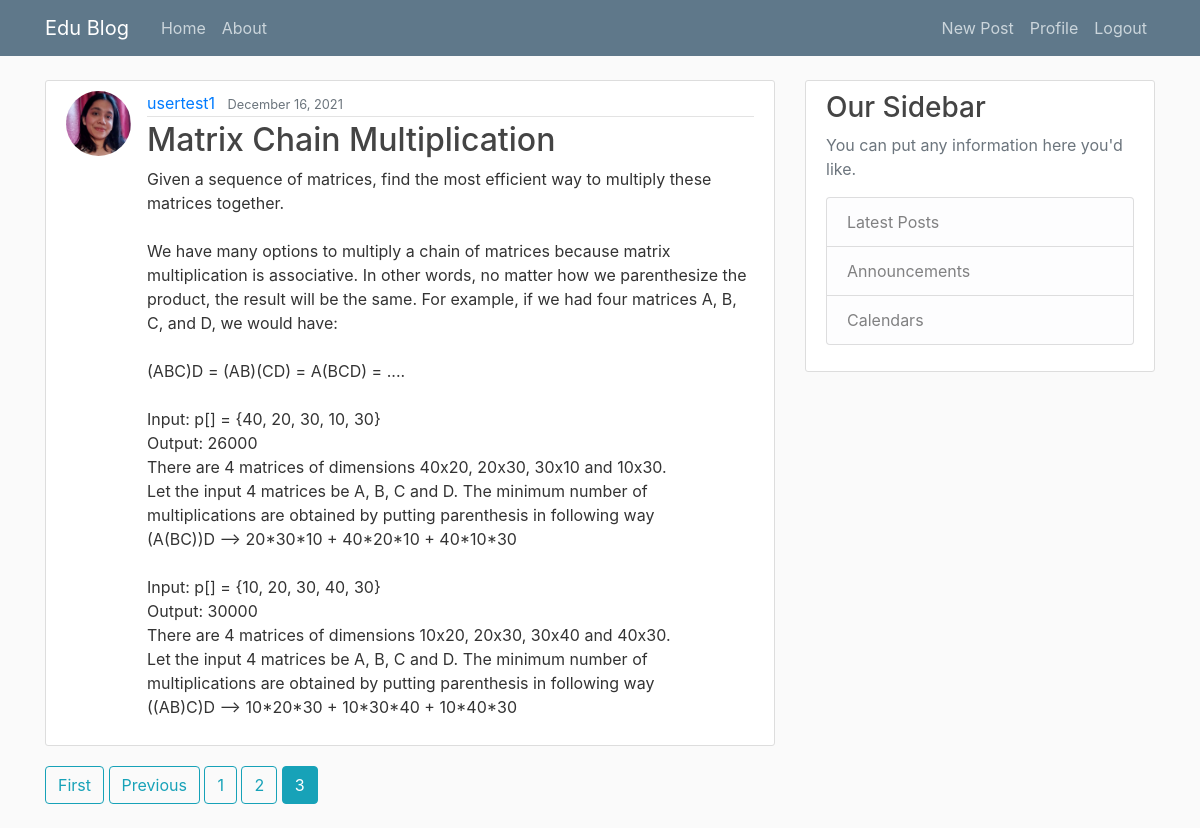
Page /blog/?page=3 (signed in) on the committed database.
### blog/models.py (models this page shows, shortened)
class Post(models.Model):
    title=models.CharField(max_length=100)
    content=models.TextField()
    date_posted=models.DateTimeField(default= timezone.now) #add is for when created, so it can never be updates, to keep it to posted just do auto_now
    author= models.ForeignKey(User, on_delete= models.CASCADE)

### users/models.py (models this page shows, shortened)
class Profile(models.Model):
    user=models.OneToOneField(User,on_delete=models.CASCADE)
    image=models.ImageField(default='default.jpg', upload_to='profile_pics')

### blog/views.py (the view)
# urls.py: path('',PostListView.as_view(),name='blog-home'),
class PostListView(ListView):
    model=Post
    template_name= 'blog/home.html'
    context_object_name= 'posts' # why?  in home template context is post i.e why
    ordering=['-date_posted']
    paginate_by=2

### blog/templates/blog/home.html (shortened to what this page needs)
{% extends "blog/base.html" %}
{% block content %}
    {% for post in posts %}
        <article class="media content-section">
            <img class="rounded-circle article-img" src="{{ post.author.profile.image.url }}" alt="">
            <div class="media-body">
            <div class="article-metadata">
                <a class="mr-2" href="#">{{ post.author }}</a>
                <small class="text-muted">{{ post.date_posted|date:"F d, Y" }}</small>
            </div>
            <h2><a class="article-title" href="{% url 'post-detail' post.id %}">{{ post.title }}</a></h2>
            <p class="article-content">{{ post.content }}</p>
            </div>
        </article>
    {% endfor %}
    {% if is_paginated %}
      {% if page_obj.has_previous %}
        <a class="btn btn-outline-info mb-4" href="?page=1">First</a>
        <a class="btn btn-outline-info mb-4" href="?page={{ page_obj.previous_page_number }}">Previous</a>
      {% endif %}
      {% for num in page_obj.paginator.page_range %}
        {% if page_obj.number == num %}
          <a class="btn btn-info mb-4" href="?page={{ num }}">{{ num }}</a>
        {% elif num > page_obj.number|add:'-3' and num < page_obj.number|add:'3' %}
          <a class="btn btn-outline-info mb-4" href="?page={{ num }}">{{ num }}</a>
        {% endif %}
      {% endfor %}
    {% endif %}
{% endblock content %}

### blog/static/blog/main.css (style rules this page uses)
body { background: #fafafa; color: #333333; margin-top: 5rem; }
h1, h2, h3, h4, h5, h6 { color: #444444; }
.content-section { background: #ffffff; padding: 10px 20px; border: 1px solid #dddddd; border-radius: 3px; margin-bottom: 20px; }
.article-title { color: #444444; }
.article-content { white-space: pre-line; }
.article-img { height: 65px; width: 65px; margin-right: 16px; }
.article-metadata { padding-bottom: 1px; margin-bottom: 4px; border-bottom: 1px solid #e3e3e3 }

### rows in the picture
Post: author.profile.image (picture), author "usertest1", date_posted "December 16, 2021", title "Matrix Chain Multiplication", content "Given a sequence of matrices, find the most efficient way to multiply these matrices together. We have many options to multiply a chain of matrices because matrix multiplication is associative. In other words, no matter how we parenthesize the product, the result will be the same. For example, if we had four matrices A, B, C, and D, we would have: (ABC)D = (AB)(CD) = A(BCD) = .... Input: p[] = {40, 20, 30, 10, 30} Output: 26000 There are 4 matrices of dimensions 40x20, 20x30, 30x10 and 10x30. Let the input 4 matrices be A, B, C and D. The minimum number of multiplications are obtained by putting parenthesis in following way (A(BC))D --> 20*30*10 + 40*20*10 + 40*10*30 Input: p[] = {10, 20,…"

### other values in the picture
{{ num }} "1" "2"
{{ num }} "3"
